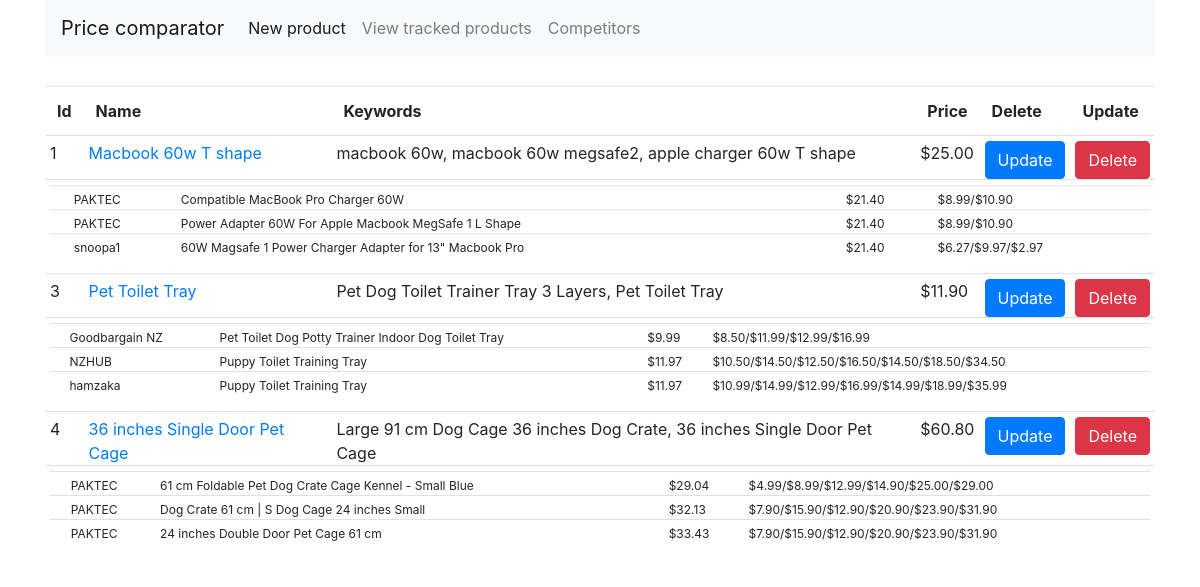
Page /view_tracked_products on the committed database.
### app.py (models this page shows)
class Product(db.Model):
	id = db.Column(db.Integer, primary_key=True, autoincrement=True)
	name = db.Column(db.String(200), nullable=False)
	keywords = db.Column(db.String(200), nullable=False)
	price = db.Column(db.Numeric(10,2))
	tacked_items = db.relationship('TrackedItem', backref='product', lazy=True, order_by="TrackedItem.price")

class TrackedItem(db.Model):
	id = db.Column(db.Integer, primary_key=True, autoincrement=True)
	name = db.Column(db.String(200), nullable=False)
	web_id = db.Column(db.String(200), nullable=False)
	seller = db.Column(db.String(200), nullable=False)
	url = db.Column(db.String(1200), nullable=False)
	shipping = db.Column(db.String(1200), nullable=False)
	price = db.Column(db.Numeric(10,2))
	product_id = db.Column(db.Integer, db.ForeignKey('product.id'), nullable=False)

### app.py (the view)
@app.route('/view_tracked_products')
def view_tracked_products():
	trackedProducts = Product.query.all()
	return render_template('view_tracked_products.html', products=trackedProducts)

### templates/view_tracked_products.html
{% extends "base.html" %}
{% block content %}
  <div>
  <table class="table summary_table">
    <tr>
      <th>Id</th>
      <th>Name</th>
      <th>Keywords</th>
      <th>Price</th>
      <th>Delete</th>
      <th>Update</th>
    </tr>
    {% for product in products %}
    <tr>
        <td>{{product.id}}</td>
        <td><a href="related_products?search_id={{product.id}}">{{product.name}}</a></td>
        <td>{{product.keywords}}</td>
        <td>${{product.price}}</td>
        <td><button class="btn btn-primary">Update</button></td>
        <td><button class="btn btn-danger">Delete</button></td>
      </tr>
  <tr>
  <td colspan="6">
      <table class="table">
       {% for preview in product.tacked_items[:3] %}
        <tr>
          <td></td>
          <td>{{preview.seller}}</td>
          <td>{{preview.name}}</td>
          <td>${{preview.price}}</td>
          <td>{{preview.shipping}}</td>
        </tr>
        {% endfor %}
        </table>
    </td>
  </tr>
  {% endfor %}
  </table>
  </div>
{% endblock %}

### static/style.css (style rules this page uses)
table.summary_table td { padding: 5px; padding-bottom: 0px; }
table.summary_table table td { font-size: 12px; }

### rows in the picture
Product: id "1", name "Macbook 60w T shape", keywords "macbook 60w, macbook 60w megsafe2, apple charger 60w T shape", price "25.00"
TrackedItem: seller "PAKTEC", name "Compatible MacBook Pro Charger 60W", price "21.40", shipping "$8.99/$10.90"
TrackedItem: seller "PAKTEC", name "Power Adapter 60W For Apple Macbook MegSafe 1 L Shape", price "21.40", shipping "$8.99/$10.90"
TrackedItem: seller "snoopa1", name "60W Magsafe 1 Power Charger Adapter for 13\" Macbook Pro", price "21.40", shipping "$6.27/$9.97/$2.97"
Product: id "3", name "Pet Toilet Tray", keywords "Pet Dog Toilet Trainer Tray 3 Layers, Pet Toilet Tray", price "11.90"
TrackedItem: seller "Goodbargain NZ", name "Pet Toilet Dog Potty Trainer Indoor Dog Toilet Tray", price "9.99", shipping "$8.50/$11.99/$12.99/$16.99"
TrackedItem: seller "NZHUB", name "Puppy Toilet Training Tray", price "11.97", shipping "$10.50/$14.50/$12.50/$16.50/$14.50/$18.50/$34.50"
TrackedItem: seller "hamzaka", name "Puppy Toilet Training Tray", price "11.97", shipping "$10.99/$14.99/$12.99/$16.99/$14.99/$18.99/$35.99"
Product: id "4", name "36 inches Single Door Pet Cage", keywords "Large 91 cm Dog Cage 36 inches Dog Crate, 36 inches Single Door Pet Cage", price "60.80"
TrackedItem: seller "PAKTEC", name "61 cm Foldable Pet Dog Crate Cage Kennel - Small Blue", price "29.04", shipping "$4.99/$8.99/$12.99/$14.90/$25.00/$29.00"
TrackedItem: seller "PAKTEC", name "Dog Crate 61 cm | S Dog Cage 24 inches Small", price "32.13", shipping "$7.90/$15.90/$12.90/$20.90/$23.90/$31.90"
TrackedItem: seller "PAKTEC", name "24 inches Double Door Pet Cage 61 cm", price "33.43", shipping "$7.90/$15.90/$12.90/$20.90/$23.90/$31.90"
